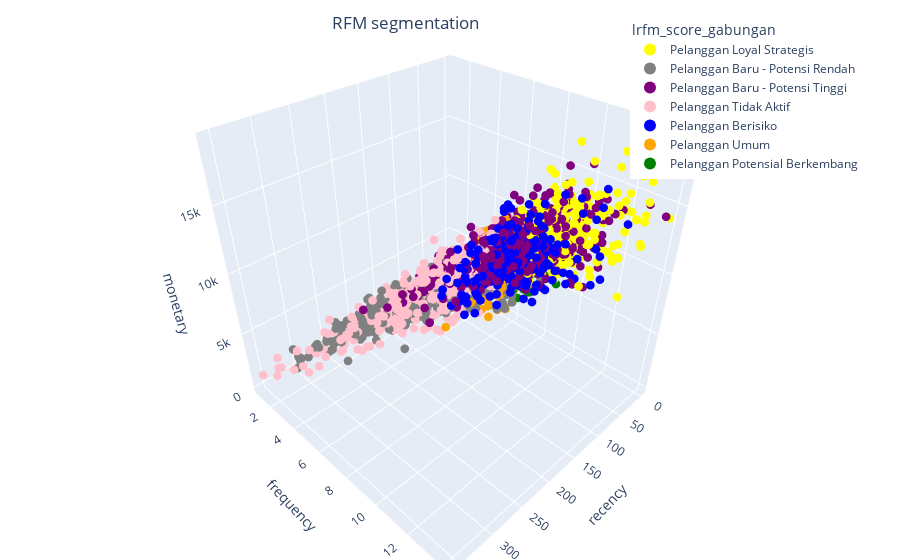

Notebook cell for this chart:
### Code cell
import plotly.express as px

color_map = {
    'Pelanggan Baru - Potensi Rendah' : 'gray',
    'Pelanggan Baru - Potensi Tinggi' : 'purple',
    'Pelanggan Tidak Aktif' : 'pink',
    'Pelanggan Berisiko' : 'blue',
    'Pelanggan Potensial Berkembang' : 'green',
    'Pelanggan Loyal Strategis' : 'yellow', 
    'Pelanggan Umum' : 'orange', 
}

fig = px.scatter_3d(
    df_customer, 
    x='recency', 
    y='frequency', 
    z='monetary',
    color='lrfm_score_gabungan', 
    color_discrete_map=color_map, 
)
                          
fig.update_traces(marker_size = 3)

# tight layout
fig.update_layout(margin=dict(l=0, r=0, b=0, t=0),
                  title={
                    'text': "RFM segmentation",
                    'y':0.97,
                    'x':0.45,
                    'xanchor': 'center',
                    'yanchor': 'top'},
                    legend=dict(
                      yanchor="top",
                      y=0.97,
                      xanchor="left",
                      x=0.70,
                      itemsizing='constant',
                      itemwidth = 30))

fig.update_xaxes(tickformat=".0f")

### Figure 1 — Plotly figure (JSON) as saved in the notebook; plotly's stock layout.template omitted (floating-point values rounded to 4 significant figures; data arrays with more than 128 entries replaced by an {"elided": "..."} marker saying what was removed)
{"data": [{"hovertemplate": "lrfm_score_gabungan=Pelanggan Loyal Strategis<br>recency=%{x}<br>frequency=%{y}<br>monetary=%{z}<extra></extra>", "legendgroup": "Pelanggan Loyal Strategis", "marker": {"color": "yellow", "size": 3, "symbol": "circle"}, "mode": "markers", "name": "Pelanggan Loyal Strategis", "scene": "scene", "showlegend": true, "type": "scatter3d", "x": {"elided": "432 int values"}, "y": {"elided": "432 int values"}, "z": {"elided": "432 float values"}}, {"hovertemplate": "lrfm_score_gabungan=Pelanggan Baru - Potensi Rendah<br>recency=%{x}<br>frequency=%{y}<br>monetary=%{z}<extra></extra>", "legendgroup": "Pelanggan Baru - Potensi Rendah", "marker": {"color": "gray", "size": 3, "symbol": "circle"}, "mode": "markers", "name": "Pelanggan Baru - Potensi Rendah", "scene": "scene", "showlegend": true, "type": "scatter3d", "x": {"elided": "1055 int values"}, "y": {"elided": "1055 int values"}, "z": {"elided": "1055 float values"}}, {"hovertemplate": "lrfm_score_gabungan=Pelanggan Baru - Potensi Tinggi<br>recency=%{x}<br>frequency=%{y}<br>monetary=%{z}<extra></extra>", "legendgroup": "Pelanggan Baru - Potensi Tinggi", "marker": {"color": "purple", "size": 3, "symbol": "circle"}, "mode": "markers", "name": "Pelanggan Baru - Potensi Tinggi", "scene": "scene", "showlegend": true, "type": "scatter3d", "x": {"elided": "719 int values"}, "y": {"elided": "719 int values"}, "z": {"elided": "719 float values"}}, {"hovertemplate": "lrfm_score_gabungan=Pelanggan Tidak Aktif<br>recency=%{x}<br>frequency=%{y}<br>monetary=%{z}<extra></extra>", "legendgroup": "Pelanggan Tidak Aktif", "marker": {"color": "pink", "size": 3, "symbol": "circle"}, "mode": "markers", "name": "Pelanggan Tidak Aktif", "scene": "scene", "showlegend": true, "type": "scatter3d", "x": {"elided": "590 int values"}, "y": {"elided": "590 int values"}, "z": {"elided": "590 float values"}}, {"hovertemplate": "lrfm_score_gabungan=Pelanggan Berisiko<br>recency=%{x}<br>frequency=%{y}<br>monetary=%{z}<extra></extra>", "legendgroup": "Pelanggan Berisiko", "marker": {"color": "blue", "size": 3, "symbol": "circle"}, "mode": "markers", "name": "Pelanggan Berisiko", "scene": "scene", "showlegend": true, "type": "scatter3d", "x": {"elided": "246 int values"}, "y": {"elided": "246 int values"}, "z": {"elided": "246 float values"}}, {"hovertemplate": "lrfm_score_gabungan=Pelanggan Umum<br>recency=%{x}<br>frequency=%{y}<br>monetary=%{z}<extra></extra>", "legendgroup": "Pelanggan Umum", "marker": {"color": "orange", "size": 3, "symbol": "circle"}, "mode": "markers", "name": "Pelanggan Umum", "scene": "scene", "showlegend": true, "type": "scatter3d", "x": {"elided": "415 int values"}, "y": {"elided": "415 int values"}, "z": {"elided": "415 float values"}}, {"hovertemplate": "lrfm_score_gabungan=Pelanggan Potensial Berkembang<br>recency=%{x}<br>frequency=%{y}<br>monetary=%{z}<extra></extra>", "legendgroup": "Pelanggan Potensial Berkembang", "marker": {"color": "green", "size": 3, "symbol": "circle"}, "mode": "markers", "name": "Pelanggan Potensial Berkembang", "scene": "scene", "showlegend": true, "type": "scatter3d", "x": [29, 5, 13, 7, 14, 25, 25, 22, 27, 5, 14, 30, 14, 10, 35, 39, 13, 6, 12, 32, 9, 14, 3, 21, 16, 20, 33, 3, 21, 32, 10, 13, 7, 15, 25, 4], "y": [7, 8, 7, 7, 7, 7, 7, 7, 7, 7, 7, 7, 7, 7, 8, 7, 8, 8, 7, 7, 7, 9, 7, 7, 7, 7, 7, 7, 7, 8, 7, 8, 7, 7, 7, 7], "z": [5465.0, 5740.0, 4446.0, 5473.0, 5715.0, 5131.0, 5304.0, 4823.0, 3449.0, 4679.0, 3916.0, 5414.0, 4099.0, 5310.0, 4992.0, 4496.0, 5396.0, 5675.0, 4992.0, 5047.0, 5845.0, 5904.0, 4887.0, 5340.0, 5799.0, 5341.0, 4898.0, 3335.0, 5825.0, 5497.0, 5560.0, 5364.0, 4508.0, 5394.0, 5700.0, 5556.0]}], "layout": {"legend": {"itemsizing": "constant", "itemwidth": 30, "title": {"text": "lrfm_score_gabungan"}, "tracegroupgap": 0, "x": 0.7, "xanchor": "left", "y": 0.97, "yanchor": "top"}, "margin": {"b": 0, "l": 0, "r": 0, "t": 0}, "scene": {"domain": {"x": [0, 1], "y": [0, 1]}, "xaxis": {"title": {"text": "recency"}}, "yaxis": {"title": {"text": "frequency"}}, "zaxis": {"title": {"text": "monetary"}}}, "title": {"text": "RFM segmentation", "x": 0.45, "xanchor": "center", "y": 0.97, "yanchor": "top"}, "xaxis": {"tickformat": ".0f"}}}
